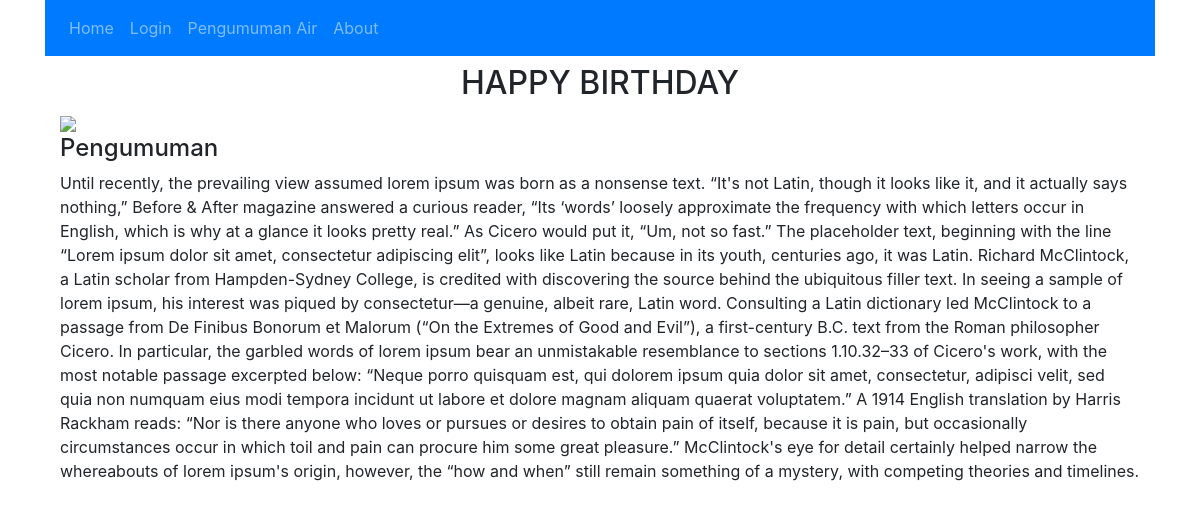
/baca_ar/6, run on the app's committed database.
### affairs/models.py (models this page shows, shortened)
class Artikel(db.Model):
    id = db.Column(db.Integer, primary_key=True)
    judul = db.Column(db.String(255), nullable=False)
    konten = db.Column(db.Text, nullable=False)
    thumbnail = db.Column(db.String(255), nullable=False)
    tgl_post = db.Column(db.DateTime, nullable=False, default=datetime.utcnow)
    kategori_id = db.Column(db.Integer, db.ForeignKey('kategori.id'), nullable=False)

class Kategori(db.Model):
    id = db.Column(db.Integer, primary_key=True)
    nama = db.Column(db.String(50), nullable=False)
    artikel_id = db.relationship('Artikel', backref='ar', lazy=True)

### affairs/admin/routes.py (the view)
@admingam.route('/baca_ar/<int:id>')
def baca_ar(id):
    bca = Artikel.query.get_or_404(id)
    return render_template('baca_ar.html', bca=bca)

### affairs/templates/baca_ar.html
{% extends 'layout.html' %}
{% block content %}
<div class="container">
    <h2 style="text-align: center;">{{bca.judul}}</h2>
    <img src="my image">
    <h4>{{bca.ar.nama | safe }}</h4>
    <p>{{bca.konten}}</p>
</div>
{% endblock content %}

### data on the page
Artikel: judul "HAPPY BIRTHDAY", konten "Until recently, the prevailing view assumed lorem ipsum was born as a nonsense text. “It's not Latin, though it looks like it, and it actually says nothing,” Before & After magazine answered a curious reader, “Its ‘words’ loosely approximate the frequency with which letters occur in English, which is why at a glance it looks pretty real.” As Cicero would put it, “Um, not so fast.” The placeholder text, beginning with the line “Lorem ipsum dolor sit amet, consectetur adipiscing elit”, looks like Latin because in its youth, centuries ago, it was Latin. Richard McClintock, a Latin scholar from Hampden-Sydney College, is credited with discovering the source behind the ubiquitous filler text. In…"
Kategori: ar.nama "Pengumuman"
